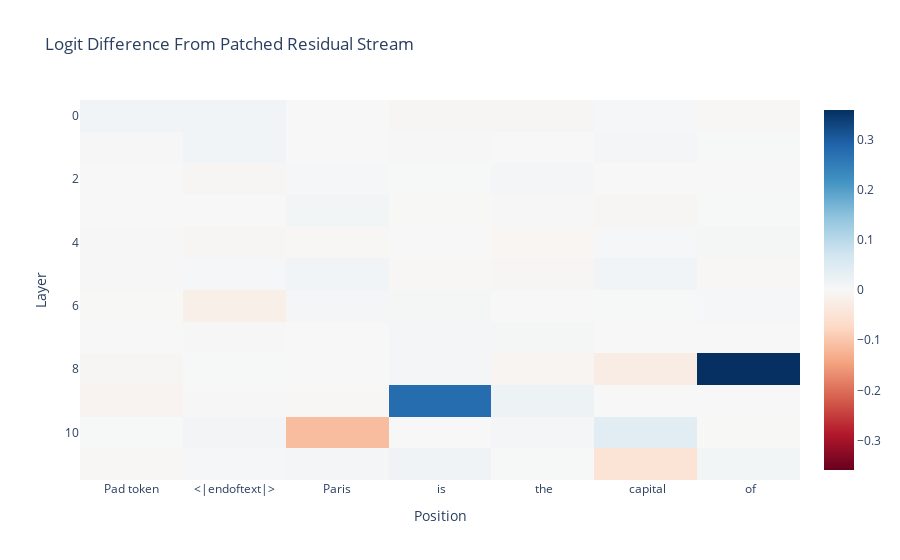
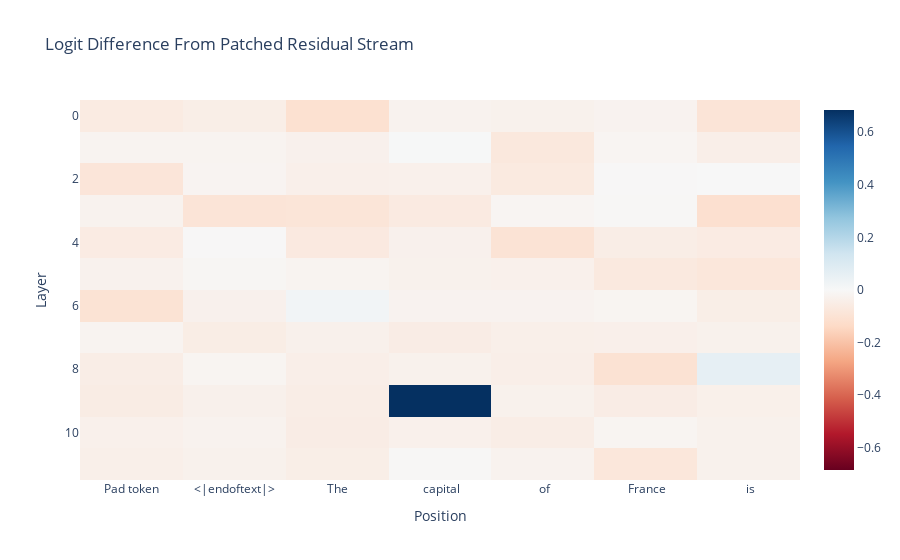
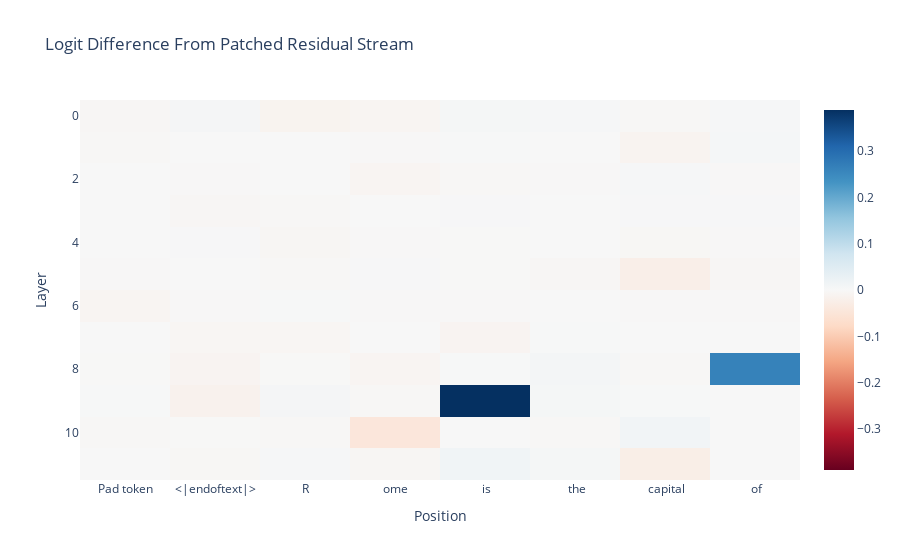
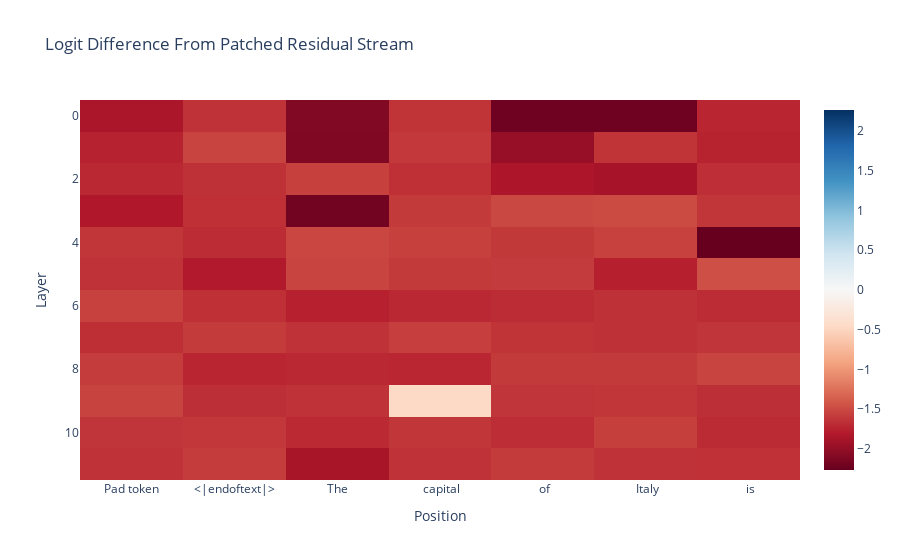

The cell these charts' notebook holds for them, in order:
### Code cell
for i,(forward_patch, backward_patch) in enumerate(zip(forward_patches, backward_patches)): 
    prompt = forward_clean_prompts[i]
    print(prompt)
    x = model.to_str_tokens(prompt)
    while len(x) < forward_patch.shape[-1]: 
        x.insert(0, "Pad token")
    imshow(forward_patch,
           x=x,
           title="Logit Difference From Patched Residual Stream", labels={"x":"Position", "y":"Layer"})
    
    prompt = backward_clean_prompts[i]
    print(prompt)
    x = model.to_str_tokens(prompt)
    while len(x) < backward_patch.shape[-1]: 
        x.insert(0, "Pad token")
    imshow(backward_patch,
           x=x,
           title="Logit Difference From Patched Residual Stream", labels={"x":"Position", "y":"Layer"})

### Figure 1 — Plotly figure (JSON) as saved in the notebook; plotly's stock layout.template omitted (floating-point values rounded to 4 significant figures; data arrays with more than 128 entries replaced by an {"elided": "..."} marker saying what was removed)
{"data": [{"coloraxis": "coloraxis", "hovertemplate": "Position: %{x}<br>Layer: %{y}<br>color: %{z}<extra></extra>", "name": "0", "type": "heatmap", "x": ["Pad token", "Pad token", "Pad token", "Pad token", "Pad token", "Pad token", "<|endoftext|>", "Paris", " is", " the", " capital", " of"], "xaxis": "x", "yaxis": "y", "z": {"elided": "12x12 float values"}}], "layout": {"autosize": true, "coloraxis": {"cmid": 0, "colorscale": [[0, "rgb(103,0,31)"], [0.1, "rgb(178,24,43)"], [0.2, "rgb(214,96,77)"], [0.3, "rgb(244,165,130)"], [0.4, "rgb(253,219,199)"], [0.5, "rgb(247,247,247)"], [0.6, "rgb(209,229,240)"], [0.7, "rgb(146,197,222)"], [0.8, "rgb(67,147,195)"], [0.9, "rgb(33,102,172)"], [1, "rgb(5,48,97)"]]}, "title": {"text": "Logit Difference From Patched Residual Stream"}, "xaxis": {"anchor": "y", "autorange": true, "constrain": "domain", "domain": [0, 1], "range": [-0.5, 6.5], "scaleanchor": "y", "title": {"text": "Position"}, "type": "category"}, "yaxis": {"anchor": "x", "autorange": true, "constrain": "domain", "domain": [0, 1], "range": [11.5, -0.5], "title": {"text": "Layer"}}}}

### Figure 2 — Plotly figure (JSON) as saved in the notebook; plotly's stock layout.template omitted (floating-point values rounded to 4 significant figures; data arrays with more than 128 entries replaced by an {"elided": "..."} marker saying what was removed)
{"data": [{"coloraxis": "coloraxis", "hovertemplate": "Position: %{x}<br>Layer: %{y}<br>color: %{z}<extra></extra>", "name": "0", "type": "heatmap", "x": ["Pad token", "Pad token", "Pad token", "Pad token", "Pad token", "Pad token", "<|endoftext|>", "The", " capital", " of", " France", " is"], "xaxis": "x", "yaxis": "y", "z": {"elided": "12x12 float values"}}], "layout": {"autosize": true, "coloraxis": {"cmid": 0, "colorscale": [[0, "rgb(103,0,31)"], [0.1, "rgb(178,24,43)"], [0.2, "rgb(214,96,77)"], [0.3, "rgb(244,165,130)"], [0.4, "rgb(253,219,199)"], [0.5, "rgb(247,247,247)"], [0.6, "rgb(209,229,240)"], [0.7, "rgb(146,197,222)"], [0.8, "rgb(67,147,195)"], [0.9, "rgb(33,102,172)"], [1, "rgb(5,48,97)"]]}, "title": {"text": "Logit Difference From Patched Residual Stream"}, "xaxis": {"anchor": "y", "autorange": true, "constrain": "domain", "domain": [0, 1], "range": [-0.5, 6.5], "scaleanchor": "y", "title": {"text": "Position"}, "type": "category"}, "yaxis": {"anchor": "x", "autorange": true, "constrain": "domain", "domain": [0, 1], "range": [11.5, -0.5], "title": {"text": "Layer"}}}}

### Figure 3 — Plotly figure (JSON) as saved in the notebook; plotly's stock layout.template omitted (floating-point values rounded to 4 significant figures; data arrays with more than 128 entries replaced by an {"elided": "..."} marker saying what was removed)
{"data": [{"coloraxis": "coloraxis", "hovertemplate": "Position: %{x}<br>Layer: %{y}<br>color: %{z}<extra></extra>", "name": "0", "type": "heatmap", "x": ["Pad token", "Pad token", "Pad token", "Pad token", "Pad token", "<|endoftext|>", "R", "ome", " is", " the", " capital", " of"], "xaxis": "x", "yaxis": "y", "z": {"elided": "12x12 float values"}}], "layout": {"autosize": true, "coloraxis": {"cmid": 0, "colorscale": [[0, "rgb(103,0,31)"], [0.1, "rgb(178,24,43)"], [0.2, "rgb(214,96,77)"], [0.3, "rgb(244,165,130)"], [0.4, "rgb(253,219,199)"], [0.5, "rgb(247,247,247)"], [0.6, "rgb(209,229,240)"], [0.7, "rgb(146,197,222)"], [0.8, "rgb(67,147,195)"], [0.9, "rgb(33,102,172)"], [1, "rgb(5,48,97)"]]}, "title": {"text": "Logit Difference From Patched Residual Stream"}, "xaxis": {"anchor": "y", "autorange": true, "constrain": "domain", "domain": [0, 1], "range": [-0.5, 7.5], "scaleanchor": "y", "title": {"text": "Position"}, "type": "category"}, "yaxis": {"anchor": "x", "autorange": true, "constrain": "domain", "domain": [0, 1], "range": [11.5, -0.5], "title": {"text": "Layer"}}}}

### Figure 4 — Plotly figure (JSON) as saved in the notebook; plotly's stock layout.template omitted (floating-point values rounded to 4 significant figures; data arrays with more than 128 entries replaced by an {"elided": "..."} marker saying what was removed)
{"data": [{"coloraxis": "coloraxis", "hovertemplate": "Position: %{x}<br>Layer: %{y}<br>color: %{z}<extra></extra>", "name": "0", "type": "heatmap", "x": ["Pad token", "Pad token", "Pad token", "Pad token", "Pad token", "Pad token", "<|endoftext|>", "The", " capital", " of", " Italy", " is"], "xaxis": "x", "yaxis": "y", "z": {"elided": "12x12 float values"}}], "layout": {"autosize": true, "coloraxis": {"cmid": 0, "colorscale": [[0, "rgb(103,0,31)"], [0.1, "rgb(178,24,43)"], [0.2, "rgb(214,96,77)"], [0.3, "rgb(244,165,130)"], [0.4, "rgb(253,219,199)"], [0.5, "rgb(247,247,247)"], [0.6, "rgb(209,229,240)"], [0.7, "rgb(146,197,222)"], [0.8, "rgb(67,147,195)"], [0.9, "rgb(33,102,172)"], [1, "rgb(5,48,97)"]]}, "title": {"text": "Logit Difference From Patched Residual Stream"}, "xaxis": {"anchor": "y", "autorange": true, "constrain": "domain", "domain": [0, 1], "range": [-0.5, 6.5], "scaleanchor": "y", "title": {"text": "Position"}, "type": "category"}, "yaxis": {"anchor": "x", "autorange": true, "constrain": "domain", "domain": [0, 1], "range": [11.5, -0.5], "title": {"text": "Layer"}}}}
